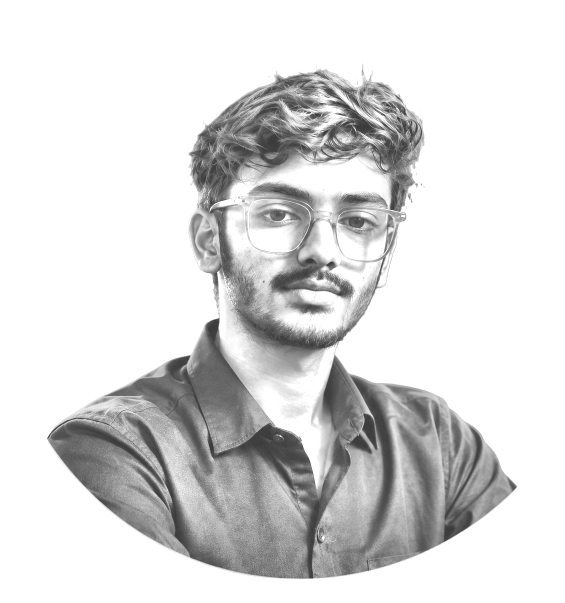
#> input picture source-prepped.png, 1129 x 1205 px, found by its file name (shown at 1/2 size)
$ python make_ascii_svg.py
#> lines starting #> are read from the running program, lines starting #| are printed output that depends on the picture
#!/usr/bin/env python3
from __future__ import annotations

import argparse
import html
from pathlib import Path

from PIL import Image

RAMP = " .`:-=+*cs#%@"


def to_ascii_rows(image_path: Path, cols: int = 100, rows: int = 53) -> list[str]:
    image = Image.open(image_path).convert("L")
    resized = image.resize((cols, rows), Image.Resampling.LANCZOS)
    pixels = list(resized.tobytes())
    out = []
    for y in range(rows):
        row = pixels[y * cols : (y + 1) * cols]
        chars = []
        for v in row:
            idx = int(round((v / 255.0) * (len(RAMP) - 1)))
            chars.append(RAMP[idx])
        out.append("".join(chars))
    return out


def render_svg(rows: list[str], output: Path) -> None:
    cols = len(rows[0])
    row_count = len(rows)
    svg_w = 370
    top = 14
    left = 10
    char_w = 3.5
    line_h = 7
    content_w = cols * char_w
    svg_h = top + row_count * line_h + 8

    lines = [
        f'<svg xmlns="http://www.w3.org/2000/svg" viewBox="0 0 {svg_w} {svg_h}" role="img" aria-label="ASCII portrait of garve">',
        '<rect width="100%" height="100%" fill="#0d1117"/>',
        '<g fill="#c9d1d9" font-family="ui-monospace, SFMono-Regular, Menlo, Monaco, Consolas, Liberation Mono, monospace" font-size="6">',
        "<defs>",
    ]

    for i in range(row_count):
        y = top + i * line_h
        delay = i * 0.045
        lines.extend(
            [
                f'<clipPath id="clip-{i}" clipPathUnits="userSpaceOnUse">',
                f'<rect id="wipe-{i}" x="{left}" y="{y - line_h + 1}" width="0" height="{line_h}">',
                f'<animate attributeName="width" from="0" to="{content_w}" begin="{delay:.3f}s" dur="0.62s" fill="freeze" />',
                "</rect>",
                "</clipPath>",
            ]
        )

    lines.append("</defs>")

    for i, row in enumerate(rows):
        y = top + i * line_h
        delay = i * 0.045
        escaped = html.escape(row)
        lines.extend(
            [
                f'<g clip-path="url(#clip-{i})">',
                f'<text x="{left}" y="{y}" xml:space="preserve">{escaped}</text>',
                "</g>",
                f'<rect x="{left}" y="{y - line_h + 1}" width="2" height="{line_h}" fill="#c9d1d9" opacity="1">',
                f'<animate attributeName="x" from="{left}" to="{left + content_w}" begin="{delay:.3f}s" dur="0.62s" fill="freeze" />',
                f'<animate attributeName="opacity" from="1" to="0" begin="{delay + 0.62:.3f}s" dur="0.001s" fill="freeze" />',
                "</rect>",
            ]
        )

    lines.extend(["</g>", "</svg>"])
    output.write_text("\n".join(lines), encoding="utf-8")


def main() -> None:
    parser = argparse.ArgumentParser(description="Generate animated ASCII SVG portrait")
    parser.add_argument("--input", default="source-prepped.png", help="Input grayscale photo")
    parser.add_argument("--output", default="ascii.svg", help="Output SVG path")
    args = parser.parse_args()

    rows = to_ascii_rows(Path(args.input))
#> in to_ascii_rows, image is the input picture: PIL image 1129x1205 L; min 59, max 255, mean 218.7
#> in to_ascii_rows, `resized = image.resize((cols, rows), Image.Resampling.LANCZOS)`:
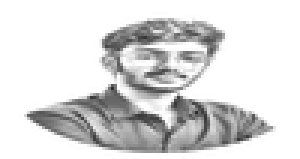
#> resized: PIL image 100x53 L (shown 3 times larger); min 46, max 255, mean 218.4
#> in to_ascii_rows, `pixels = list(resized.tobytes())`: pixels = 5300 values, max 255 at index 0, min 46 at index 3765, mean 218.4
#> after the loop in to_ascii_rows, `for y in range(rows):`: out = 53 items
#> rows = 53 items
    render_svg(rows, Path(args.output))
#> in render_svg, `cols = len(rows[0])`: cols = 100
#> in render_svg, `row_count = len(rows)`: row_count = 53
#> in render_svg, `content_w = cols * char_w`: content_w = 350
#> in render_svg, `svg_h = top + row_count * line_h + 8`: svg_h = 393
#> after the loop in render_svg, `for i in range(row_count):`: lines = 269 items
#> the loop in render_svg, `for i, row in enumerate(rows):` made 53 passes
#> (y, delay) on passes 1 to 12: (14, 0), (21, 0.045), (28, 0.09), (35, 0.135), (42, 0.18), (49, 0.225), (56, 0.27), (63, 0.315), (70, 0.36), (77, 0.405), (84, 0.45), (91, 0.495)
#> after the loop in render_svg, `for i, row in enumerate(rows):`: lines = 641 items
    print(f"Wrote {args.output}")


if __name__ == "__main__":
    main()
